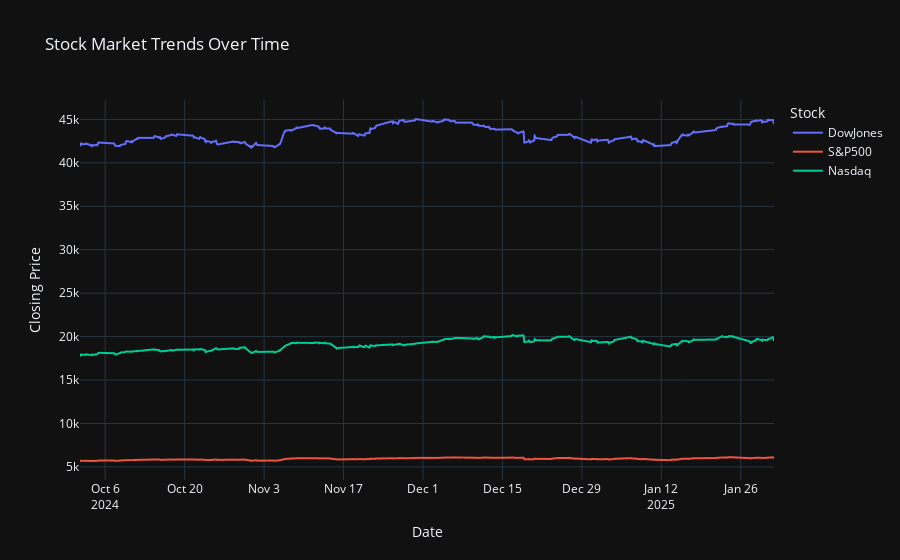

Notebook source saved alongside this figure:
### Code cell
#Let us plot the closing prices of all three indices (Dow Jones, NASDAQ, S&P 500) to understand their trends.

fig = px.line(df_stock, x="Date", y="ClosingPrice", color="Stock",
              title="Stock Market Trends Over Time",
              labels={"ClosingPrice": "Closing Price", "Date": "Date"},
              template="plotly_dark")

fig.show()

### Figure 1 — Plotly figure (JSON) as saved in the notebook; plotly's stock layout.template omitted (floating-point values rounded to 4 significant figures; data arrays with more than 128 entries replaced by an {"elided": "..."} marker saying what was removed)
{"data": [{"hovertemplate": "Stock=DowJones<br>Date=%{x}<br>Closing Price=%{y}<extra></extra>", "legendgroup": "DowJones", "line": {"color": "#636efa", "dash": "solid"}, "marker": {"symbol": "circle"}, "mode": "lines", "name": "DowJones", "showlegend": true, "type": "scattergl", "x": {"elided": "580 str values"}, "xaxis": "x", "y": {"elided": "580 float values"}, "yaxis": "y"}, {"hovertemplate": "Stock=S&P500<br>Date=%{x}<br>Closing Price=%{y}<extra></extra>", "legendgroup": "S&P500", "line": {"color": "#EF553B", "dash": "solid"}, "marker": {"symbol": "circle"}, "mode": "lines", "name": "S&P500", "showlegend": true, "type": "scattergl", "x": {"elided": "580 str values"}, "xaxis": "x", "y": {"elided": "580 float values"}, "yaxis": "y"}, {"hovertemplate": "Stock=Nasdaq<br>Date=%{x}<br>Closing Price=%{y}<extra></extra>", "legendgroup": "Nasdaq", "line": {"color": "#00cc96", "dash": "solid"}, "marker": {"symbol": "circle"}, "mode": "lines", "name": "Nasdaq", "showlegend": true, "type": "scattergl", "x": {"elided": "580 str values"}, "xaxis": "x", "y": {"elided": "580 float values"}, "yaxis": "y"}], "layout": {"legend": {"title": {"text": "Stock"}, "tracegroupgap": 0}, "title": {"text": "Stock Market Trends Over Time"}, "xaxis": {"anchor": "y", "domain": [0, 1], "title": {"text": "Date"}}, "yaxis": {"anchor": "x", "domain": [0, 1], "title": {"text": "Closing Price"}}}}
